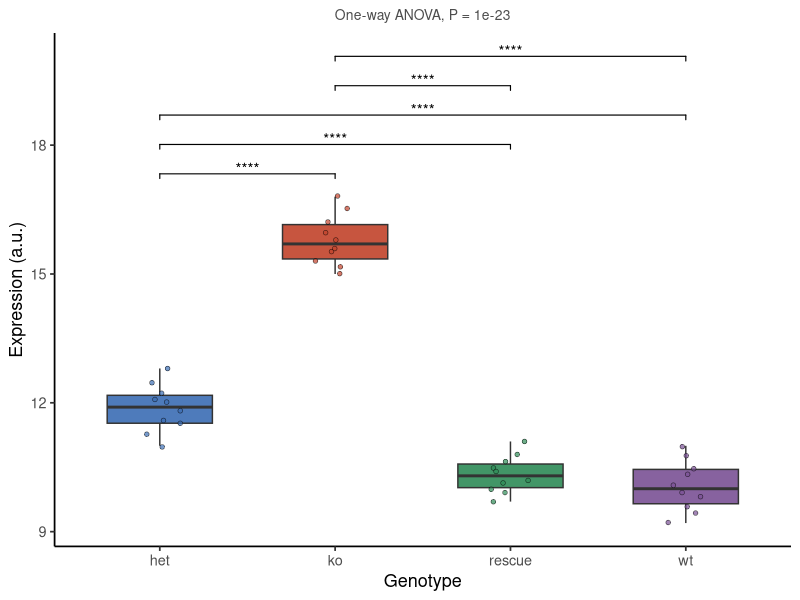

The R source for this figure:
#!/usr/bin/env Rscript
# Standalone reproduction. Run inside the pinned pubready container
# (see REPRODUCE.md) from this bundle folder.
suppressPackageStartupMessages({
  library(ggplot2); library(ggpubr); library(rstatix); library(readr)
})

df <- as.data.frame(read_csv("input_expression.csv", show_col_types = FALSE))
df[["genotype"]] <- factor(df[["genotype"]])
df[["expression"]] <- as.numeric(df[["expression"]])

ph <- rstatix::tukey_hsd(df, expression ~ genotype)
ph$group1 <- as.character(ph$group1); ph$group2 <- as.character(ph$group2)
sig <- ph[which(ph$p.adj < 0.05), , drop = FALSE]
if (nrow(sig) > 0) {
  ymax <- max(df[["expression"]], na.rm = TRUE); rng <- diff(range(df[["expression"]], na.rm = TRUE))
  if (!is.finite(rng) || rng == 0) rng <- max(abs(ymax), 1)
  sig$y.position <- ymax + rng * (0.07 + 0.09 * (seq_len(nrow(sig)) - 1))
  sig$lab <- sig$p.adj.signif
}

omni <- as.data.frame(rstatix::anova_test(df, expression ~ genotype))
subtitle_txt <- paste0("One-way ANOVA, P = ", formatC(omni$p[1], format = "g", digits = 2))

p <- ggplot(df, aes(x = .data[["genotype"]], y = .data[["expression"]])) +
  geom_boxplot(aes(fill = .data[["genotype"]]), width = 0.6, outlier.shape = NA, alpha = 0.9) +
  geom_jitter(aes(fill = .data[["genotype"]]), width = 0.12, size = 1.4, alpha = 0.7, shape = 21, stroke = 0.3) +
  scale_fill_manual(values = c("#3B6DB3", "#C1432B", "#2E8B57", "#7A5195")) +
  labs(x = "Genotype", y = "Expression (a.u.)", subtitle = subtitle_txt) +
  theme_classic(base_size = 13) +
  theme(legend.position = "none",
        plot.subtitle = element_text(hjust = 0.5, size = 10, colour = "grey30"))
if (nrow(sig) > 0) p <- p + stat_pvalue_manual(sig, label = "lab", tip.length = 0.01, bracket.size = 0.4)

ggsave("figure_expression_anova.pdf", p, width = 4.2, height = 4.2)
cat("Reproduced figure.\n")
